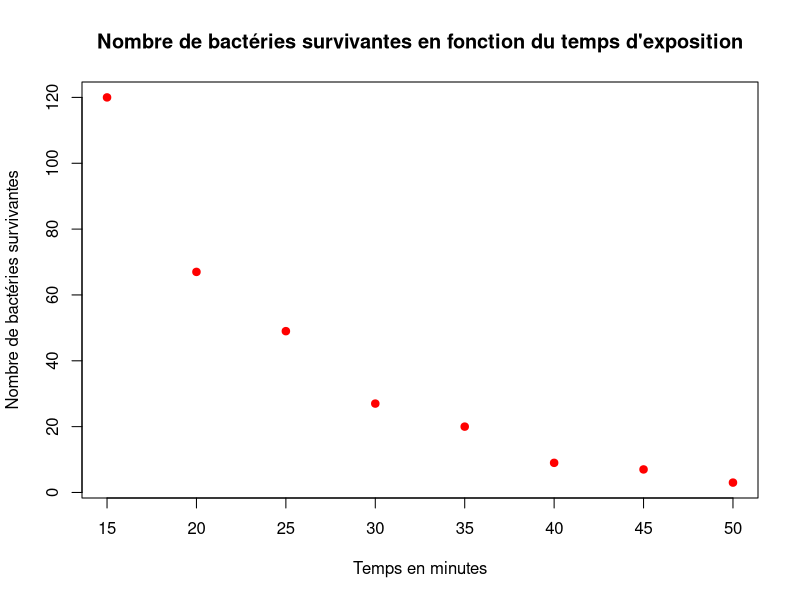
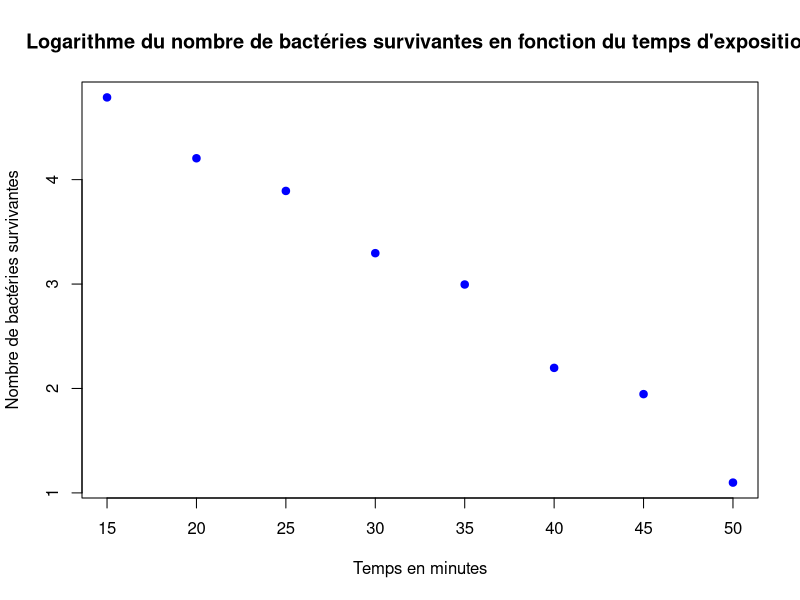
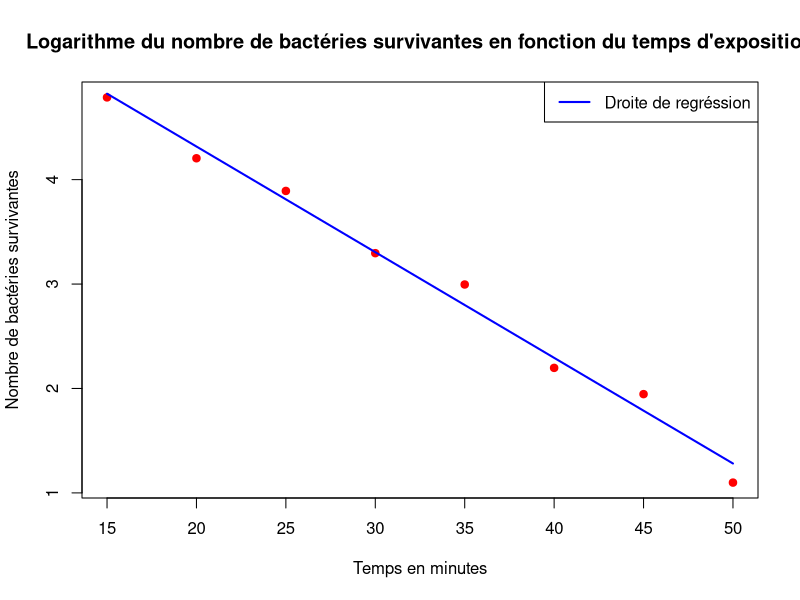

These figures' R source, in order:
## ---- chunk 1
knitr::opts_chunk$set(echo = TRUE)
## ---- chunk 2
rm(list = ls())
## ---- chunk 3
X_i = c(15, 20, 25, 30, 35, 40, 45, 50)
Y_i = c(120, 67, 49, 27, 20, 9, 7, 3)
plot(X_i, Y_i, pch = 19, col = "red", main = "Nombre de bactéries survivantes en fonction du temps d'exposition", xlab = "Temps en minutes", ylab = "Nombre de bactéries survivantes")
## ---- chunk 4
# Relation entre Z et 
Z_i = log(Y_i)
plot(X_i, Z_i, pch = 19, col = "blue", main = "Logarithme du nombre de bactéries survivantes en fonction du temps d'exposition", xlab = "Temps en minutes", ylab = "Nombre de bactéries survivantes")
## ---- chunk 5
X_i_barre = mean(X_i)
Z_i_barre = mean(Z_i)

beta1chapeau = sum((X_i - X_i_barre) * (Z_i - Z_i_barre)) / sum((X_i - X_i_barre)^2)
beta0chapeau = Z_i_barre - beta1chapeau*X_i_barre

Zchapeau = beta0chapeau + beta1chapeau*X_i

SSE = sum((Zchapeau - Z_i_barre)^2)
SST = sum((Z_i - Z_i_barre)^2)

R2 = SSE/SST
## ---- chunk 6
prediction = lm(Z_i~X_i)
R2_lm = summary.lm(prediction)$r.squared
## ---- chunk 7
beta0 = coef(prediction)[1]
beta1 = coef(prediction)[2]
## ---- chunk 8
plot(X_i, Z_i, pch = 19, col = "red", main = "Logarithme du nombre de bactéries survivantes en fonction du temps d'exposition", xlab = "Temps en minutes", ylab = "Nombre de bactéries survivantes")
lines(X_i, beta0 + beta1*X_i, lwd = 2, col = "blue")
legend("topright", legend = "Droite de regréssion", col = "blue", lwd = 2)
